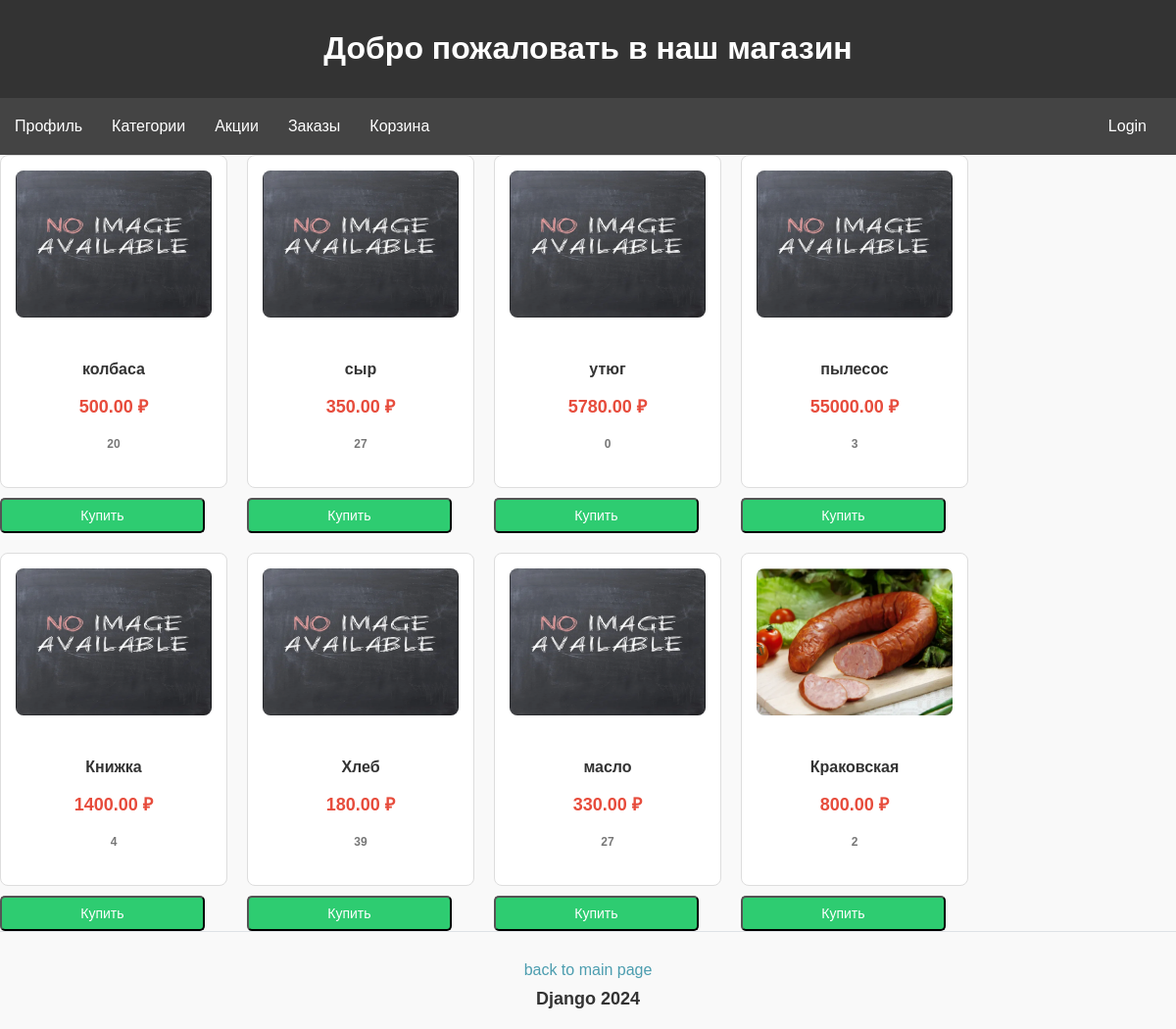
The page /market/ on the database as committed earlier.
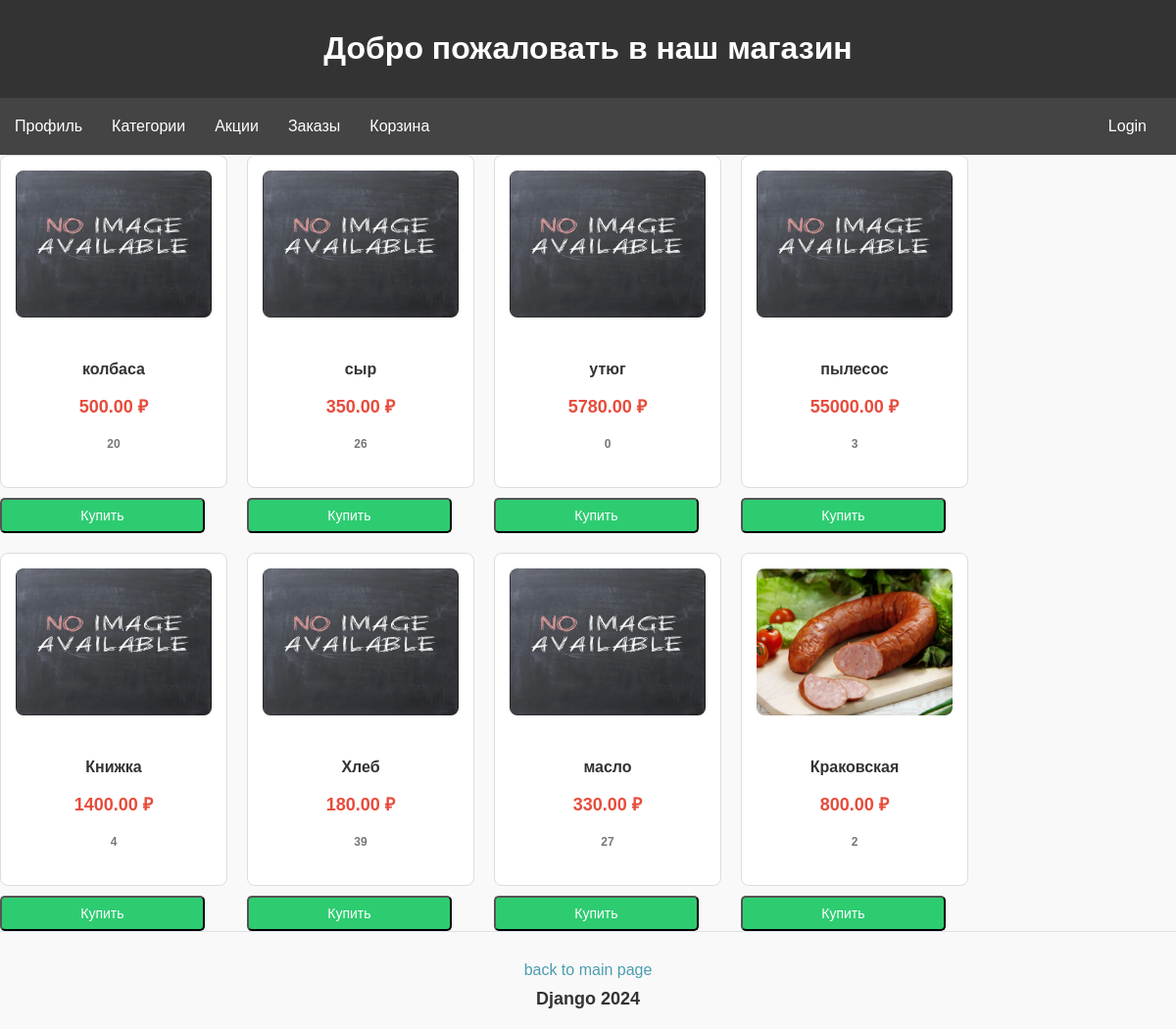
The same page on the database as committed later.
### products/models.py (models this page shows, shortened)
class Product(models.Model):
    objects = models.Manager()
    name = models.CharField(max_length=255, unique=True)
    description = models.TextField(null=True, blank=True)
    price = models.DecimalField(max_digits=10, decimal_places=2)
    count = models.PositiveIntegerField(default=0)
    image = models.ImageField(upload_to='products/', null=True, blank=True)
    class Meta:
        permissions = [
            ("can_view_product", "Can view product"),
            ("can_add_product", "Can add product"),
            ("can_change_product", "Can change product"),
            ("can_delete_product", "Can delete product"),
        ]

### market/views.py (the view)
# urls.py: path('market/', include('market.urls')),
def market(request):
    products = Product.objects.all()  # Получаем все товары для отображения в магазине
    return render(request, 'market/market.html', {'products': products})

### templates/market/market.html (shortened to what this page needs)
{% load static %}
<!DOCTYPE html>
<html lang="ru">
<head>
    <link rel="stylesheet"
          href="https://cdnjs.cloudflare.com/ajax/libs/font-awesome/5.15.4/css/all.min.css">
    <link rel="stylesheet" href="{% static 'market/market.css' %}">
    <link rel="stylesheet" href="{% static 'other/other.css' %}">
</head>
<body>
<header>
    <h1>Добро пожаловать в наш магазин</h1>
</header>
<nav class="nav-menu">
    <a href="{% url 'profile:profile' %}">Профиль</a>
    <a href="#">Категории</a>
    <a href="#">Акции</a>
    <a href="#">Заказы</a>
    <a href="{% url 'market:view_cart' %}">Корзина</a>
    <form action="{% url 'logout' %}" method="POST" class="auth-form">
        <button type="submit" class="auth-button">
            {% if user.is_authenticated %}
                Logout
            {% else %}
                <a href="{% url 'buyers_login' %}?next={{ request.path }}">Login</a>
            {% endif %}
        </button>
    </form>
</nav>
<div class="product-list">
    {% for product in products %}
        <div class="product-container">
            <a href="{% url 'market:detail' product.id %}"
               class="product-item-link">
                <div class="product-item">
                    {% if product.image %}
                        <img src="{{ product.image.url }}"
                             alt="{{ product.name }}">
                    {% else %}
                        <img src="{% static 'market/img/default.png' %}"
                             alt="Изображение отсутствует">
                    {% endif %}
                    <div class="product-info">
                        <p class="product-name">{{ product.name }}</p>
                        <p class="product-price">{{ product.price }} ₽</p>
                        <p class="product-count">{{ product.count }}</p>
                    </div>
                </div>
            </a>
            <form action="{% url 'market:add_to_cart' product.id %}"
                  method="post">
                <button type="submit" class="buy-button">Купить</button>
            </form>
        </div>
    {% endfor %}
</div>
<footer>
    <a href="{% url 'main' %}" class="footer-button">back to main page</a>
    <p>Django 2024</p>
</footer>
</body>
</html>

### static/market/market.css (style rules this page uses)
body { font-family: Arial, sans-serif; margin: 0; padding: 0; background-color: #f9f9f9; }
header { background-color: #333; color: white; padding: 10px; text-align: center; }
.nav-menu { display: flex; justify-content: center; background-color: #444; padding: 10px 0; }
.nav-menu a { color: white; text-decoration: none; padding: 10px 15px; font-size: 16px; }
.nav-menu form { display: inline-flex; align-items: center; margin-left: auto; }
.nav-menu button.auth-button { background: none; color: white; border: none; font-size: 16px; padding: 10px 15px; cursor: pointer; }
.product-list { display: flex; flex-wrap: wrap; gap: 20px; }
.product-item-link { text-decoration: none; color: inherit; transition: transform 0.3s ease; }
.product-item { border: 1px solid #ddd; border-radius: 8px; padding: 15px; text-align: center; background-color: #fff; transition: transform 0.3s ease; overflow: hidden; width: 200px; }
.product-item img { width: 100%; height: 150px; border-radius: 8px; }
.product-info { margin-top: 10px; }
.product-item .product-info { padding: 10px; }
.product-item .product-name { font-size: 16px; font-weight: bold; }
.product-item .product-price { color: #e74c3c; font-size: 18px; margin: 8px 0; }
.product-item .product-count { font-size: 12px; color: #777; }
.buy-button { display: inline-block; padding: 8px 12px; background-color: #2ecc71; color: white; text-decoration: none; border-radius: 5px; margin-top: 10px; text-align: center; width: 90%; cursor: pointer; font-size: 14px; transition: background-color 0.3s ease; }
p { text-align: center; font-size: 18px; font-weight: bold; color: #333; margin-top: 20px; }

### static/other/other.css (style rules this page uses)
footer { display: flex; flex-direction: column; justify-content: center; align-items: center; width: 100%; text-align: center; padding: 20px 0; background-color: transparent; border-top: 1px solid #dee2e6; margin-top: auto; }
footer p { margin: 0; padding: 0; }
.footer-button { color: #4c9daf; background-color: transparent; padding: 10px 20px; text-decoration: none; border-radius: 5px; font-size: 16px; }

Rows that differ between the two databases and show on the page:
changed Product "сыр": count "27" → "26"
